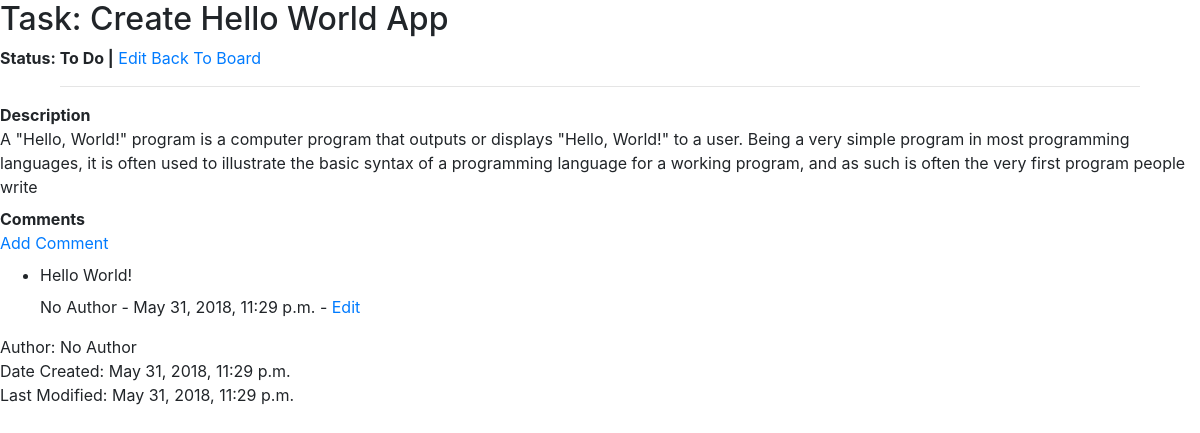
/task/27a197d8-b6f0-4825-ba6f-947bb320fe8e, run on an earlier commit of the app's database.
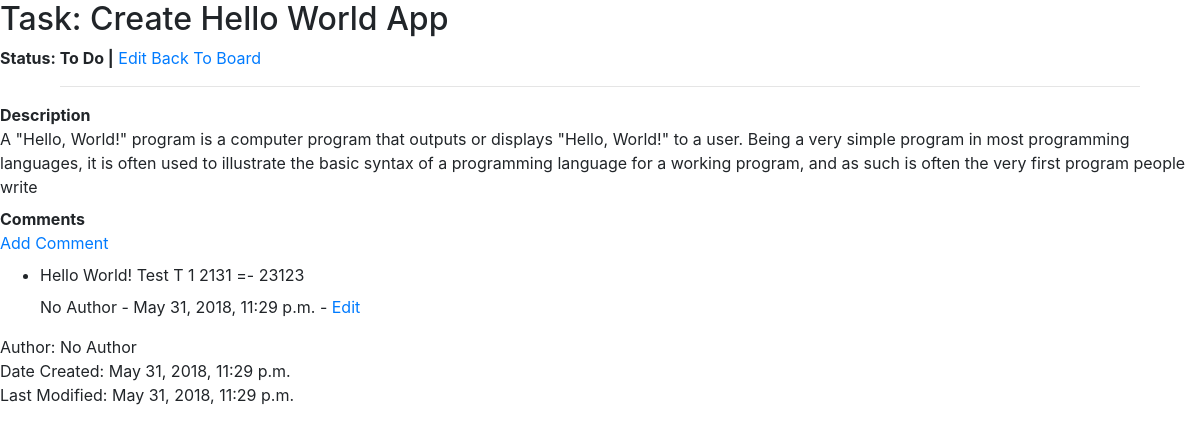
And on a later commit of the database.
### kanban/models/task_comment.py (models this page shows, shortened)
class TaskComment(models.Model):
    class Meta:
        ordering = ['-date_created']
    uuid = models.UUIDField(primary_key=True, editable=False, default=uuid.uuid4())
    task = models.ForeignKey(Task, on_delete=models.CASCADE)
    text = models.TextField()
    date_created = models.DateTimeField(default=datetime.datetime.now())
    date_modified = models.DateTimeField(default=datetime.datetime.now())
    author = models.CharField(max_length=200, default='No Author')

### kanban/views/taskdetailview.py (the view)
# urls.py: path('task/<uuid:pk>', views.TaskDetailView.as_view(), name='task-detail'),
class TaskDetailView(DetailView):
    model = Task
    context_object_name = 'task'
    template_name = 'kanban/task_detail.html'

### kanban/templates/kanban/task_detail.html (shortened to what this page needs)
{% extends 'kanban/kanban_base.html' %}
{% block content %}
    <h2>Task: {{ task.title }}</h2>
    <strong>Status: {{  task.get_status_display}} |</strong>
    <a href="{% url 'task-edit' task.uuid %}">Edit</a>
    <a href="{% url 'index' %}">Back To Board</a>
    <hr>
    <p>
        <strong>Description</strong>
        <br>
        {{ task.description }}
    </p>
    <p>
        <strong>Comments</strong>
        <br>
        <a href="{% url 'taskcomment-add-specific' task_pk=task.uuid %}">Add Comment</a>
        {% if task.taskcomment_set.all %}
        <ul>
            {% for task_comment in task.taskcomment_set.all %}
                <li>
                    <p> {{ task_comment.text }}</p>
                    {{ task_comment.author }} - {{ task_comment.date_created }} - <a href="{% url 'taskcomment-edit-specific' pk=task_comment.pk %}"> Edit</a>
                </li>
            {% endfor %}
        </ul>
        {% endif %}
    </p>
    <p>
    Author: {{ task.author }} <br>
    Date Created: {{ task.date_created }} <br>
    Last Modified: {{ task.date_modified }} <br>
    </p>
{% endblock %}

What changed in the data, as far as the page shows it:
changed TaskComment "No Author": text "Hello World!" → "Hello World! Test T 1 2131 =- 23123"
